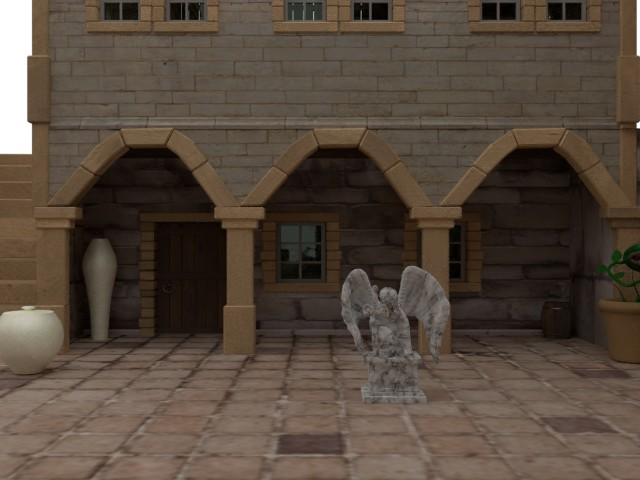
#> input picture Ex4_dash_saikrish_sghosh_ilirh/Ex4_dash_saikrish_sghosh_ilirh/data/medieval_port/left.jpg, 640 x 480 px
$ python main.py   (older library calls are emulated)
#> lines starting #> are read from the running program, lines starting #| are printed output that depends on the picture
import os
import numpy as np

import cv2 as cv
import scipy.io as io
import sklearn
import math
from sklearn.feature_extraction import image
from PIL import Image

# Select the dataset
dataset = 'medieval_port'
# dataset = 'kitti'

experiment = 'medieval_port_exp_one'

os.makedirs(f'./{experiment}', exist_ok=True)

# While experimenting it is better to work with a lower resolution version of the image
# Since the dataset is of high resolution we will work with resized version.
# You can choose the reduction factor using the scale_factor variable.
scale_factor = 2

# Choose similarity metric
# similarity_metric = 'ncc'
similarity_metric = 'ssd'

# Outlier Filtering Threshold. You can test other values, too.
# This is a parameter which you have to select carefully for each dataset
outlier_threshold = 4

# Patch Size
# Experiment with other values like 3, 5, 7,9,11,15,13,17 and observe the result

patch_width = 7

if dataset == 'kitti':
    # Minimum and maximum disparies
    min_disparity = 0//scale_factor
    max_disparity = 150//scale_factor
    # Focal length
    calib = io.loadmat('./data/kitti/pose_and_K.mat')
    kmat = calib['K']
    #cam_pose = calib['Pose']
    baseline= calib['Baseline']
    kmat[0:2,0:2] /= scale_factor
    focal_length = kmat[0,0]
    left_img_path = './data/kitti/left.png'
    right_img_path = './data/kitti/right.png'

elif dataset == 'medieval_port':
    # Minimum and maximum disparies
    min_disparity = 0//scale_factor
    max_disparity = 80//scale_factor

    # Focal length
    kmat = np.array([[700.0000,   0.0000, 320.0000],
            [0.0000, 933.3333, 240.0000],
            [0.0000,   0.0000,   1.0000]], dtype=np.float32)
    kmat[:2, :] = kmat[:2, :]/scale_factor
    focal_length = kmat[0,0]
    baseline= 0.5
    left_img_path = './data/medieval_port/left.jpg'
    right_img_path = './data/medieval_port/right.jpg'
else:
    assert False, 'Dataset Error'

# Read Images
l_im = cv.imread(left_img_path, 1)
#> l_im is the input picture: shape (480, 640, 3); mean B, G, R 60.5, 72.2, 85.5
h, w, c = l_im.shape
#> h = 480; w = 640; c = 3
resized_l_img = cv.resize(l_im, (w//scale_factor, h//scale_factor))
r_im = cv.imread(right_img_path, 1)
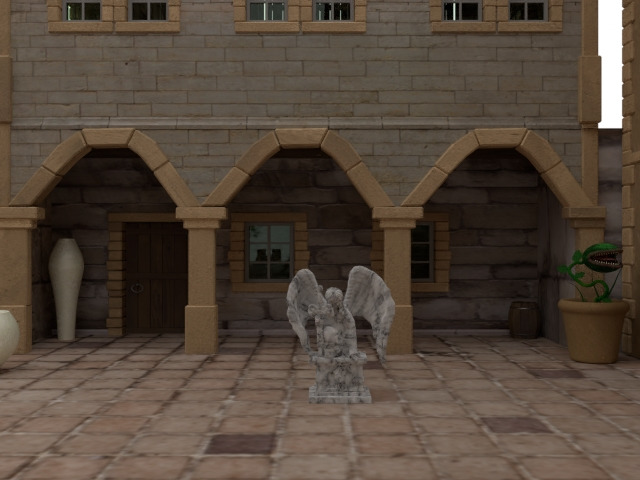
#> input picture Ex4_dash_saikrish_sghosh_ilirh/Ex4_dash_saikrish_sghosh_ilirh/data/medieval_port/right.jpg, 640 x 480 px
#> r_im is the input picture: shape (480, 640, 3); mean B, G, R 57.8, 69.5, 82.7
resized_r_img = cv.resize(r_im, (w//scale_factor, h//scale_factor))

#**************************************** Utilitiy Functions ************************************#
# [261 lines left out: functions ply_creator, disparity_to_depth, write_depth_to_file, copy_make_border, extract_pathches, depth_to_3d and 7 more, not called in this run]


def stereo_matching(img_left, img_right, patch_width):
    '''
    This is tha main function for your implementation.
    '''
#> called with patch_width = 7

    # This is the main function for your implementation
    # make sure you do the following tasks
    # 1. estimate disparity for every pixel in the left image
    stereo=cv.StereoBM_create(numDisparities=16, blockSize=13)
    imgL = cv.cvtColor(img_left, cv.COLOR_BGR2GRAY)
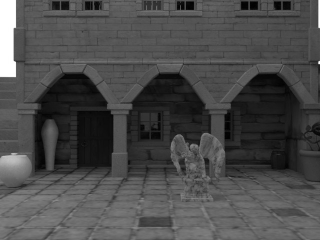
#> imgL: shape (240, 320); min 1, max 255, mean 75
    imgR = cv.cvtColor(img_right, cv.COLOR_BGR2GRAY)
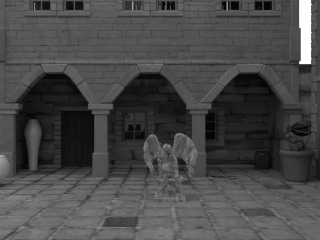
#> imgR: shape (240, 320); min 0, max 255, mean 72.2
    disparity=stereo.compute(imgL,imgR)
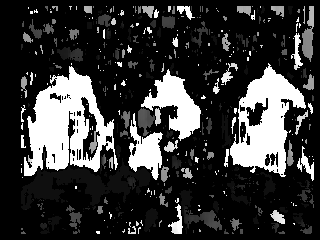
#> disparity: shape (240, 320) int16; min -16, max 240, mean 40.3; drawn with min black and max white
    print(disparity)
#> (printed output is left out)
    cv.imwrite("Output_ssd.png",disparity)


    # 2. convert estimated disparity to depth, save it to file
    # 3. convert depth to 3D points and save it as colored point cloud using the ply_creator function
    # 4. visualize the estimted 3D point cloud using meshlab
#> (the run stopped early here; a loop or call above may not have finished)
